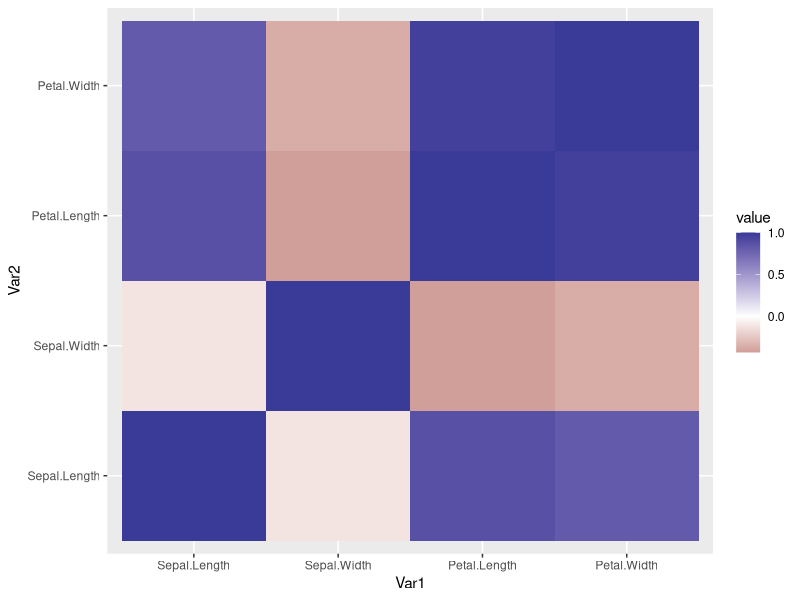
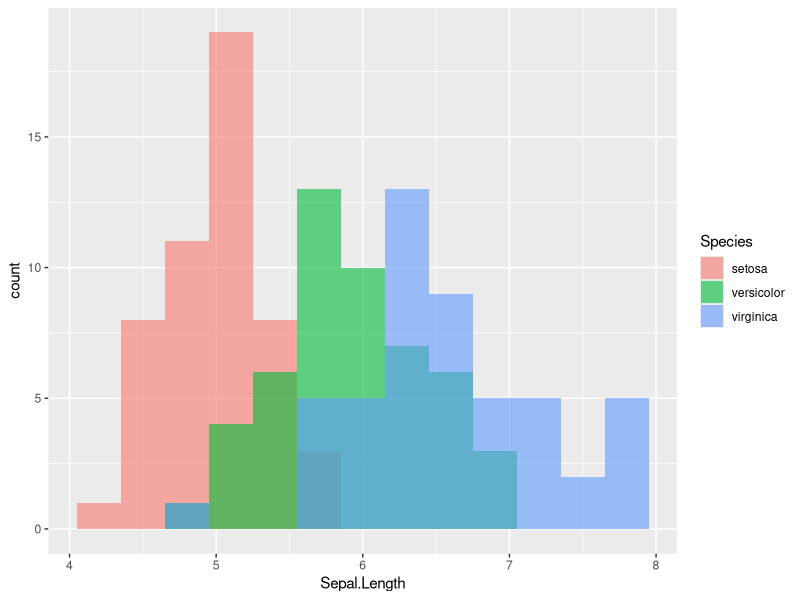
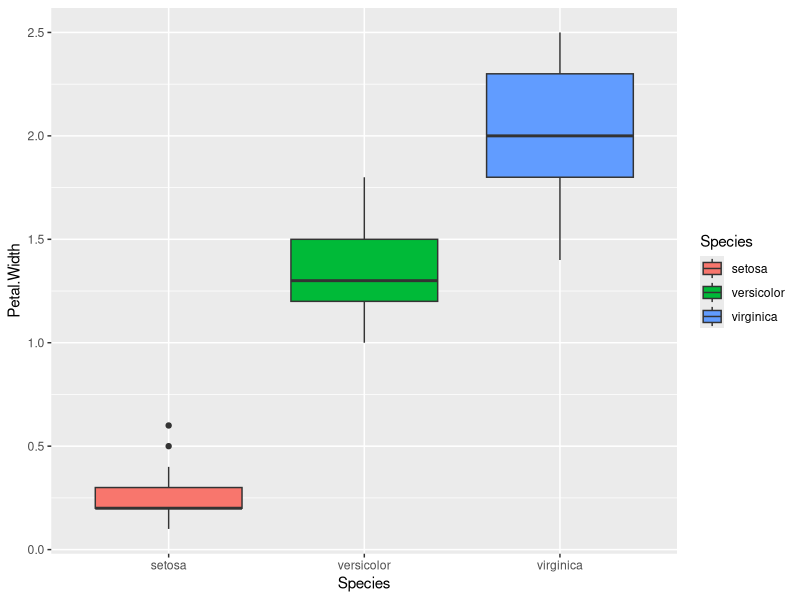
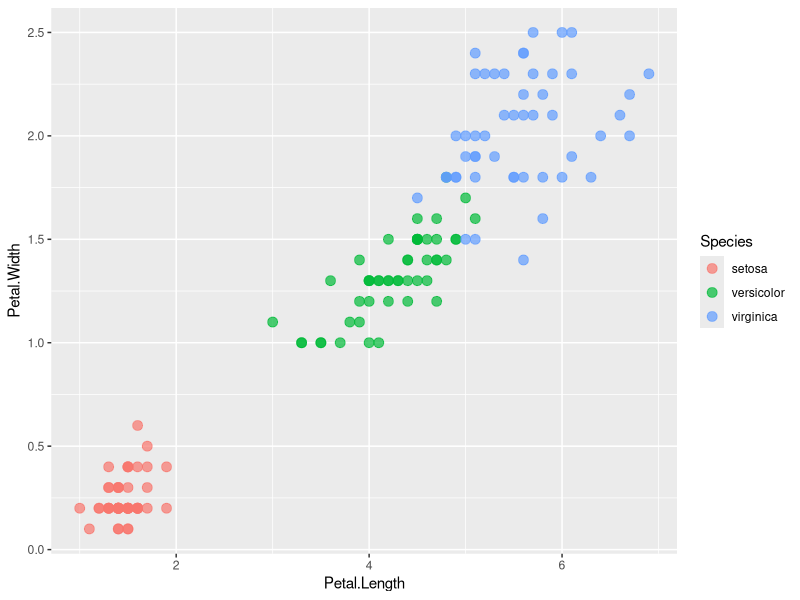

These figures' R source, in order:
library(tidyverse)
data(iris)

glimpse(iris)
summary(iris)
anyNA(iris)

iris %>% 
  group_by(Species) %>% 
  summarise(across(everything(), list(mean = mean, median = median, sd = sd)))

cor_matrix <- cor(iris %>% select(-Species))
round(cor_matrix, 2)

library(reshape2)
melted_cor <- melt(cor_matrix)
ggplot(melted_cor, aes(Var1, Var2, fill=value)) +
  geom_tile() +
  scale_fill_gradient2()


ggplot(iris, aes(x=Sepal.Length, fill=Species)) +
  geom_histogram(binwidth=0.3, alpha=0.6, position="identity")

ggplot(iris, aes(x=Species, y=Petal.Width, fill=Species)) +
  geom_boxplot()

ggplot(iris, aes(x=Petal.Length, y=Petal.Width, color=Species)) +
  geom_point(size=3, alpha=0.7)


